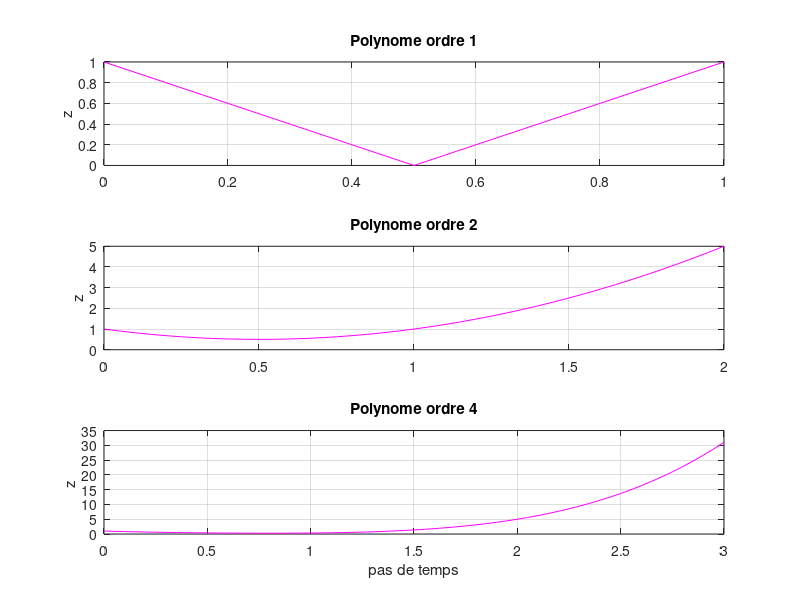

Reproduce this figure in MATLAB.
% etude de la stabilite

clear
%2eme cas
%n=0.2;
%p2=1;

%1er cas
n=1.5;
p2=2;

r1=-n-sqrt(n*n-p2);

alpha=real(r1);
beta=imag(r1);

lambda=(alpha+i*beta);

h=0:0.05:1;
% ordre 1
poly1=abs(1+h*lambda);


subplot(3,1,1);
plot(h,poly1,'m');
grid on
ylabel('z');
title('Polynome ordre 1');

% ordre 2
h=0:0.05:2;
poly2=abs(1+h*lambda+0.5*h.^2*lambda^2);

subplot(3,1,2);
plot(h,poly2,'m');
grid on
ylabel('z');
title('Polynome ordre 2');

% ordre 4
h=0:0.05:3;
poly4=abs(1+h*lambda+0.5*h.^2*lambda^2+01/6*h.^3*lambda^3+1/24*h.^4*lambda^4);

subplot(3,1,3);
plot(h,poly4,'m');
grid on
xlabel('pas de temps');
ylabel('z ');
title('Polynome ordre 4');
